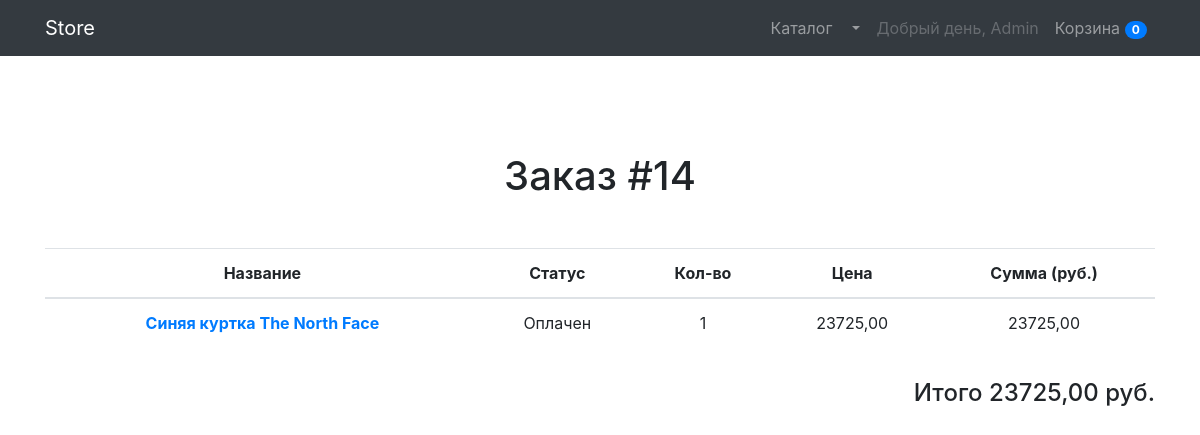
Page /order/watch/14/ (signed in) on the committed database.
### orders/models.py (models this page shows, shortened)
class OrderItem(models.Model):
    order = models.ForeignKey(ConfirmOrder, on_delete=models.CASCADE, verbose_name='Заказ', related_name="items")
    product = models.ForeignKey(Product, on_delete=models.CASCADE, verbose_name='Продукт', related_name='products')
    quantity = models.PositiveIntegerField(default=1)
    price = models.DecimalField(max_digits=10, decimal_places=2)
    status = models.CharField(max_length=50, verbose_name="Статус", default="Оплачен")
    class Meta:
        verbose_name = "Товар"
        verbose_name_plural = "Товары"
    def get_cost(self):
        return self.price * self.quantity

### products_app/models.py (models this page shows)
class Product(models.Model):
    name = models.CharField(max_length=256, verbose_name='Название')
    description = models.TextField(verbose_name='Описание')
    price = models.DecimalField(max_digits=7, decimal_places=2, verbose_name='Цена')
    quantity = models.PositiveIntegerField(default=0, verbose_name='Количество')
    image = models.ImageField(upload_to='products_images', verbose_name='Картинка')
    category = models.ForeignKey(ProductCategory, on_delete=models.PROTECT, related_name='Товары',
                                 verbose_name='Категория')
    def __str__(self):
        return self.name
    class Meta:
        verbose_name = 'Товар'
        verbose_name_plural = 'Товары'

### orders/views.py (the view)
# urls.py: path("watch/<int:pk>/", views.order_watch, name='order_watch'),
@login_required
def order_watch(request, pk):
    orders = OrderItem.objects.filter(order__pk=pk)
    order_id = ConfirmOrder.objects.get(pk=pk).id
    sm = sum(order.get_cost() for order in orders)
    return render(request, "order/order_watch.html", context={"orders": orders, "sm": sm, "order_id": order_id})

### cart/cart.py (called while the page is built)
    def get_count(self):
        return sum(1 for i in self.cart.values())

### cart/context_processor.py (called while the page is built)
def cart(request):
    return {'cart': Cart(request)}

### templates/order/order_watch.html (shortened to what this page needs)
{% extends "products/base.html" %}
{% load static %}
{% block css %}
    <link href="{% static "vendor/css/orders.css" %}" rel=" stylesheet">
{% endblock %}
{% block content %}
    <section>
        <div class="container pt-5">
            <div class="text-center mt-5">
                <h1>Заказ #{{ order_id }}</h1>
                <div class="orders mt-5">
                    <table class="table">
                        <thead>
                        <tr>
                            <th scope="col">Название</th>
                            <th scope="col">Статус</th>
                            <th scope="col">Кол-во</th>
                            <th scope="col">Цена</th>
                            <th scope="col">Сумма (руб.)</th>
                        </tr>
                        </thead>
                        <tbody>
                        {% for order in orders %}
                            <tr>
                                <th scope="row">
                                    <a href="{% url "product_detail" pk=order.product.pk %}">{{ order.product }}</a>
                                </th>
                                <td>{{ order.status }}</td>
                                <td>{{ order.quantity }}</td>
                                <td>{{ order.price }}</td>
                                <td>{{ order.get_cost }}</td>
                            </tr>
                        {% endfor %}
                        </tbody>
                    </table>
                    <p class="float-right h4 mt-3">Итого {{ sm }} руб.
                    </p>
                </div>
            </div>
        </div>
    </section>
{% endblock %}

### templates/products/base.html (shortened to what this page needs)
{% load static %}
<!DOCTYPE html>
<html lang="en">
<head>
    <link href="{% static "vendor/bootstrap/css/bootstrap.min.css" %}" rel="stylesheet">
    {% block css %} {% endblock %}
</head>
<body>
<nav class="navbar navbar-expand-lg navbar-dark bg-dark fixed-top">
    <div class="container">
        <a class="navbar-brand" href="{% url "index" %}">Store</a>
        <div class="collapse navbar-collapse" id="navbarResponsive">
            <ul class="navbar-nav ml-auto">
                <li class="nav-item">
                    <a class="nav-link" href="{% url "products" %}">Каталог  </a>
                </li>
                {% if user.is_authenticated %}
                    <li class="nav-item dropdown">
                        <a class="nav-link dropdown-toggle" href="#" id="navbarDropdown" role="button"
                           data-bs-toggle="dropdown" aria-expanded="false">
                        </a>
                    </li>
                    <li class="nav-item">
                        <a class="nav-link disabled" href="">Добрый день, {{ user.username|title }}</a>
                    </li>
                {% endif %}
                <li class="nav-item">
                    <a class="nav-link" href="{% url "cart_detail" %}">Корзина <span
                            class="badge badge-primary badge-pill text-white">{{ cart.get_count }}</span></a>
                </li>
            </ul>
        </div>
    </div>
</nav>
{% block content %}
{% endblock %}
</body>
</html>

### rows in the picture
OrderItem: product "Синяя куртка The North Face", status "Оплачен", quantity "1", price "23725,00", get_cost "23725,00"

### other values in the picture
{{ user.username|title }} "Admin"
{{ cart.get_count }} "0"
{{ order_id }} "14"
{{ sm }} "23725,00"
